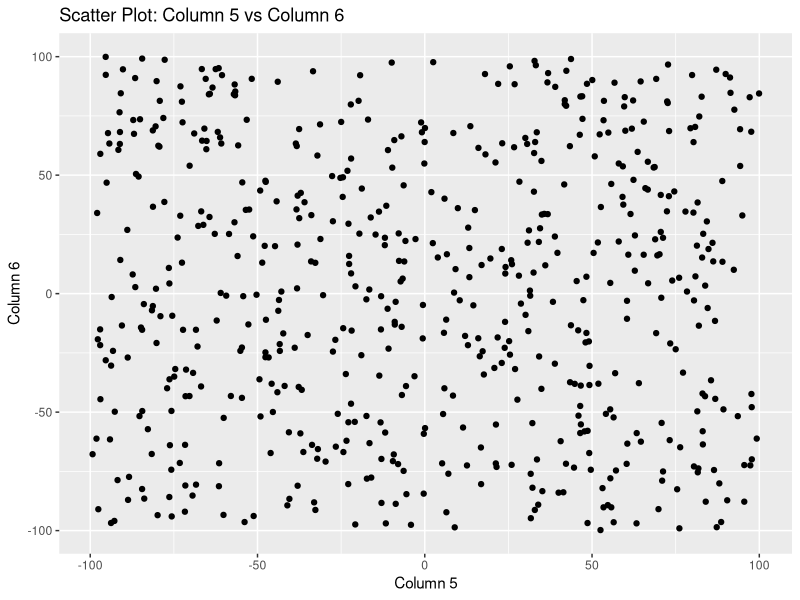

Reproduce this figure in R. (Note: this script raises an error after producing the figure.)
# Set seed for reproducibility
set.seed(123)

# Generate random dataset
num_rows <- 600
num_cols <- 15

# Generate random dataset
dataset <- matrix(runif(num_rows * num_cols, -100, 100), nrow = num_rows)

# (i) Plot scatter graph between Column 5 and Column 6
library(ggplot2)

scatter_plot <- ggplot(data = as.data.frame(dataset), aes(x = dataset[, 5], y = dataset[, 6])) +
  geom_point() +
  xlab("Column 5") +
  ylab("Column 6") +
  ggtitle("Scatter Plot: Column 5 vs Column 6")

print(scatter_plot)

# (ii) Plot histogram of each column in single graph
histogram_plot <- ggplot(data = as.data.frame(dataset), aes(x = value)) +
  geom_histogram(bins = 30, fill = "steelblue", color = "white") +
  facet_wrap(~variable, scales = "free") +
  xlab("Value") +
  ylab("Frequency") +
  ggtitle("Histogram of Each Column")

print(histogram_plot)

# (iii) Plot the Box plot of each column in single graph
boxplot_plot <- ggplot(data = as.data.frame(dataset), aes(x = variable, y = value)) +
  geom_boxplot(fill = "steelblue", color = "white") +
  xlab("Column") +
  ylab("Value") +
  ggtitle("Box Plot of Each Column")

print(boxplot_plot)
